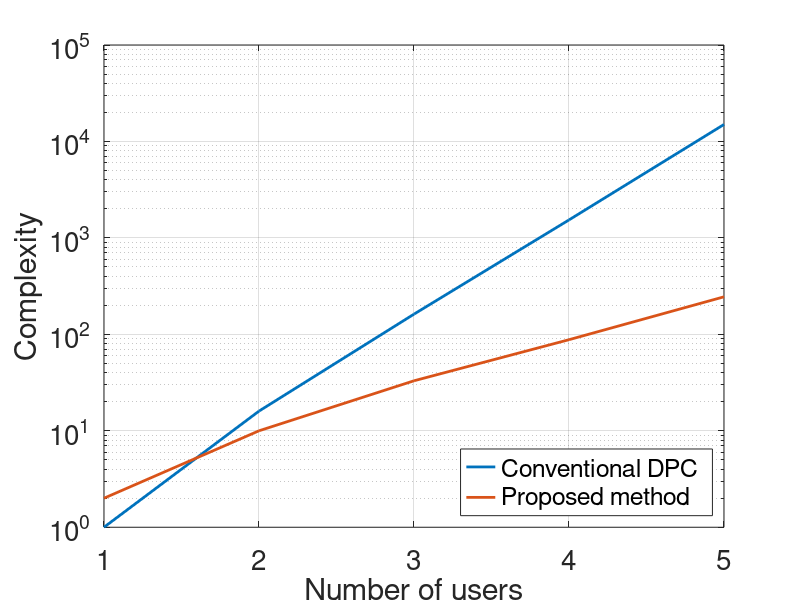

Here is the MATLAB script that generated this plot: (Note: this script raises an error after producing the figure.)
clear all;
close all;
%% complexity with users
Lu = [1:1:5];
Lt = [2000];

O1 = Lu.^3.*factorial(Lu);
O2 = Lu.^3+factorial(Lu);
O3 = O1./O2; 

f = figure;
% yyaxis left;
semilogy(Lu, O1,'LineWidth',2);
hold on;
semilogy(Lu, O2,'LineWidth',2);
hold on;
% ylabel('Complexity');
% yyaxis right;
% plot(Lu, 10*log10(O3),'LineWidth',2);
ylabel('Complexity');
grid on;
hold on;
% plot(Lu, (O1),'LineWidth',2);
% hold on;
% plot(Lu, (O2),'LineWidth',2);
% hold on;
% semilogy(Lu, (O3),'LineWidth',2);
legend("Conventional DPC", "Proposed method",'location','southeast');
xlabel("Number of users");
xlim([1,5]);
%%
set(gca, 'fontsize', 20)
filename = 'complexity';
[h, wd, ht] = tightfig();

save_file = 1;
if save_file == 1
    name1 = append(filename, '.fig');
    name2 = append(filename, '.pdf');
    saveas(gcf, name1);
    exportgraphics(gcf, name2);
end
%% complexity with snapshots
Lu = [10];
Lt = [1:4000];

O1 = Lu.^3*Lt.^3;
O2 = ((Lu+Lt)/2).^5 + Lu.^2*Lt.^2;
O3 = Lt.*(Lu.^7 + Lu.^3).*factorial(Lu); 
f = figure;
semilogy(Lt, (O1),'LineWidth',2);
hold on;
semilogy(Lt, (O2),'LineWidth',2);
hold on;
semilogy(Lt, (O3),'LineWidth',2);
legend("HOGMT with Lemma 3", "HOGMT with HOSVD", "DPC",'location','southeast');
xlabel("Number of data symbols");
ylabel("Complexity");
xlim([1,4000]);
set(gca,'fontsize',16)
[h, wd, ht] = tightfig();
filename = 'complexity_2';
name1 = append(filename, '.fig');
name2 = append(filename, '.pdf');
saveas(f, name1);
exportgraphics(f, name2);